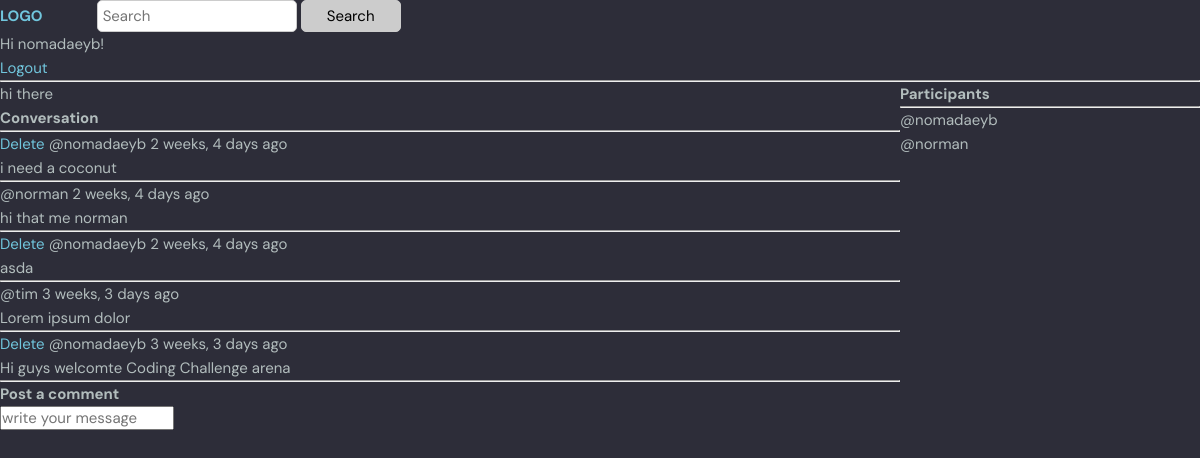
Screenshot of /room/1/ (signed in) with the database file from the repository.
### base/models.py (models this page shows, shortened)
class Room(models.Model):
    host = models.ForeignKey(User,on_delete=models.SET_NULL,null=True)
    topic = models.ForeignKey(Topic,on_delete=models.SET_NULL,null=True)
    name= models.CharField(max_length=200,null=True,blank=True)
    description = models.TextField(null=True,blank=True)
    participants = models.ManyToManyField(User,related_name="participants",blank=True)
    updated = models.DateTimeField(auto_now=True)
    created = models.DateTimeField(auto_now_add=True)
    class Meta:
        ordering = ["-updated","-created"]

class Message(models.Model):
    user = models.ForeignKey(User,on_delete=models.CASCADE)
    room = models.ForeignKey(Room,on_delete=models.CASCADE)
    body = models.TextField()
    updated = models.DateTimeField(auto_now=True)
    created = models.DateTimeField(auto_now_add=True)
    class Meta:
        ordering = ["-created","-updated"]

### base/views.py (the view, shortened to what this page needs)
# urls.py: path("room/<str:pk>/",views.room,name="room"),
def room(request,pk):
    room = Room.objects.get(id=pk)
    room_messages = room.message_set.all().order_by("-created")
    participants = room.participants.all()
    context = {"room":room,"room_messages":room_messages,"participants":participants}
    return render(request,"base/room.html",context)

### base/templates/base/room.html (shortened to what this page needs)
{% extends "main.html"  %}
{% block content %}
<div class="room-container" >
    <div>
</h1>{{ room.name}}</h1>
<div class= "comment-wrapper">
    <h3>Conversation</h3>
    <hr>
    {% for message in room_messages %}
        <div>
            {% if message.user == request.user %}
                <a href="{% url "delete-message"  message.id  %}">Delete</a>
            {% endif %}
            <small>@{{message.user}} {{message.created | timesince }} ago</small>
            <p>{{message.body}}</p>
            <hr>
        </div>
    {% endfor %}
</div>
{% if request.user.is_authenticated %}
<div class="comment-form">
    <h3>Post a comment</h3>
    <form method="post"  action="">
        <input type="text" name="body" placeholder="write your message">
    </form>
</div>
{% endif %}
   </div>
   <div>
         <h3>Participants</h3>
         <ul>
            <hr>
              {% for user in participants %}
              <div>
              <p>@{{user.username}}</p>
              </div>
              {% endfor %}
         </ul>
   </div>
</div>
{% endblock %}

### templates/navbar.html (shortened to what this page needs)
<a href="/">
    <h1>LOGO</h1>
</a>
<form id="former" method="GET" action="{% url "home" %}">
    <input type="text" name="q" placeholder="Search">
    <input type="submit" value="Search">
</form>
{% if request.user.is_authenticated %}
<p>Hi {{ request.user.username}}!</p>
<a href="{% url 'logout' %}">Logout</a>
{% else %}
<a href="{% url 'login' %}">Login</a>
{% endif %}
<hr>

### static/styles/style.css (style rules this page uses)
:root { --color-main: #71c6dd; --color-main-light: #e1f6fb; --color-dark: #3f4156; --color-dark-medium: #51546e; --color-dark-light: #696d97; --color-light: #e5e5e5; --color-gray: #8b8b8b; --color-light-gray: #b2bdbd; --color-bg: #2d2d39; --color-success: #5dd693; --color-error: #fc4b0b; }
* { font-family: "DM Sans", -apple-system, BlinkMacSystemFont, "Segoe UI", Roboto, Oxygen, Ubuntu, Cantarell, "Open Sans", "Helvetica Neue", sans-serif; margin: 0; padding: 0; box-sizing: border-box; text-rendering: optimizeLegibility; font-size: inherit; }
html { font-size: 56.25%; }
@media only screen and (min-width: 1200px) { html { font-size: 62.5%; } }
body { line-height: 1.6; font-weight: 400; font-size: 1.5rem; color: var(--color-light-gray); background-color: var(--color-bg); min-height: 100vh; }
a { display: inline-block; color: var(--color-main); text-decoration: none; }

### templates/navbar.html (style rules this page uses)
#former { display: inline-block; margin-left: 50px; }
#former input { border: 1px solid #ccc; border-radius: 5px; padding: 5px; width: 200px; }
#former input[type="submit"] { background: #ccc; border: 1px solid #ccc; border-radius: 5px; padding: 5px; width: 100px; cursor: pointer; }
#former input[type="text"] { outline: none; }
#former input[type="submit"] { outline: none; }
#former input[type="text"] { -webkit-transition: all 0.30s ease-in-out; -moz-transition: all 0.30s ease-in-out; -ms-transition: all 0.30s ease-in-out; -o-transition: all 0.30s ease-in-out; }
#former input[type="submit"] { -webkit-transition: all 0.30s ease-in-out; -moz-transition: all 0.30s ease-in-out; -ms-transition: all 0.30s ease-in-out; -o-transition: all 0.30s ease-in-out; }

### base/templates/base/room.html (style rules this page uses)
.room-container { display: grid; justify-content: space-between; grid-template-columns: 3fr 1fr; }

### rows the page displays
Room: name "hi there"
Message: shows "Delete", user "nomadaeyb", created "2 weeks, 4 days", body "i need a coconut"
Message: user "norman", created "2 weeks, 4 days", body "hi that me norman"
Message: shows "Delete", user "nomadaeyb", created "2 weeks, 4 days", body "asda"
Message: user "tim", created "3 weeks, 3 days", body "Lorem ipsum dolor"
Message: shows "Delete", user "nomadaeyb", created "3 weeks, 3 days", body "Hi guys welcomte Coding Challenge arena"

### other values shown
{{ request.user.username }} "nomadaeyb"
{{ user.username }} "nomadaeyb"
{{ user.username }} "norman"
